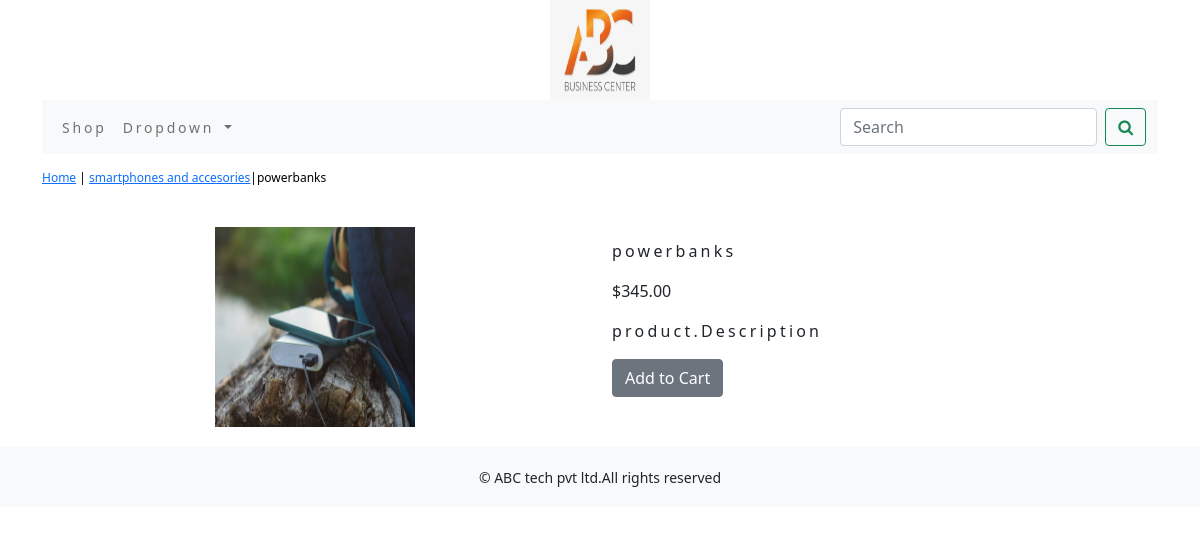
Page /shop/smartphones-and-accesories/powerbanks/ on the committed database.
### shop/models.py (models this page shows, shortened)
class Product(models.Model):
    name=models.CharField(max_length=250,unique=True)
    slug=models.SlugField(max_length=250,unique=True)
    description=models.TextField(blank=True)
    price=models.DecimalField(max_digits=10,decimal_places=2)
    category=models.ForeignKey(Category,on_delete=models.CASCADE)
    image=models.ImageField(upload_to='product',blank=True)
    stock=models.IntegerField()
    available=models.BooleanField(default=True)
    created=models.DateTimeField(auto_now_add=True)
    updated=models.DateTimeField(auto_now=True)
    class Meta:
        ordering=('name',)
        verbose_name='product'
        verbose_name_plural='products'

class Category(models.Model):
    name=models.CharField(max_length=250,unique=True)
    slug=models.SlugField(max_length=250,unique=True)
    description=models.TextField(blank=True)
    image=models.ImageField(upload_to='category',blank=True)
    class Meta:
        ordering=('name',)
        verbose_name='category'
        verbose_name_plural='categories'
    def __str__(self):
        return '{}'.format(self.name)

### shop/views.py (the view)
# urls.py: path('<slug:c_slug>/<slug:product_slug>/',views.proDetail,name='prodCatdetail'),
def proDetail(request,c_slug,product_slug):
    try:
        product=Product.objects.get(category__slug=c_slug,slug=product_slug)
    except Exception as e:
        raise e
    return render(request,'product.html',{'product':product})

### cart/context_processors.py (called while the page is built)
def counter(request):
    item_count = 0
    if 'admin' in request.path:
        return {}
    else:
        try:
            cart=Cart.objects.filter(cart_id=_cart_id(request))
            cart_items=CartItem.objects.all().filter(cart=cart[:1])
            for cart_item in cart_items:
                item_count += cart_item.quantity
        except Cart.DoesNotExist:
            item_count = 0
    return dict(item_count=item_count)

### cart/views.py (called while the page is built)
def _cart_id(request):
    cart = request.session.session_key
    if not cart:
        cart = request.session.create()
    return cart

### shop/context_processors.py (called while the page is built)
def menu_links(request):
    links=Category.objects.all()
    return dict(links=links)

### templates/product.html (shortened to what this page needs)
{% extends 'base.html' %}
{% load static %}
{% block content %}
<div class="row my_prod_row_class">
    <div class="mx_auto">
        <p><a href="{% url 'shop:allProdCat' %}">Home</a> | <a href="{{products.category.get_url}}">{{product.category}}</a>|{{product.name}}</p>
    </div>
<div class="container">
<br>
<div class="row">
    <div class="col-12 col-sm-12 col-md-12 col-lg-6 text-center">
        <div style="min-width:18rem">
            <img src="{{product.image.url}}" alt="{{product.name}}" width="200px" height="200px">
        </div>
    </div>
    <div class="col-12 col-sm-12 col-md-12 col-lg-6">
        <div>
        <h1 class="my_prod_title">{{product.name}}</h1>
        <p>${{product.price}}</p>
        <p class="my_title">product.Description</p>
        {% if product.stock <= 0 %}
        <p class="text-justify my_prod_text"><b>Out of stock</b></p>
        {% else %}
        <a class="btn btn-secondary" href="{% url 'cart:add_cart' product.id %}">Add to Cart</a>
        </div>
 {% endif %}
    </div>
</div>
</div>
</div>
{% endblock %}

### static/css/custom.css (style rules this page uses)
body { font-family: 'Poppins', sans-serif; }
.my_title { font-size : 16px; text_transform : uppercase; letter-spacing : .2em; }
.my_prod_row_class { padding-top : 15px; padding-bottom : 20px; }
.my_prod_row_class .mx_auto { color : #000; font-size : 12px; text-decoration : none; }
.my_prod_title { font-size : 16px; text_transform : uppercase; letter-spacing : .2em; padding-top : 15px; padding-bottom : 10px; }

### rows in the picture
Product: category "smartphones and accesories", name "powerbanks", image (picture), price "345.00"
